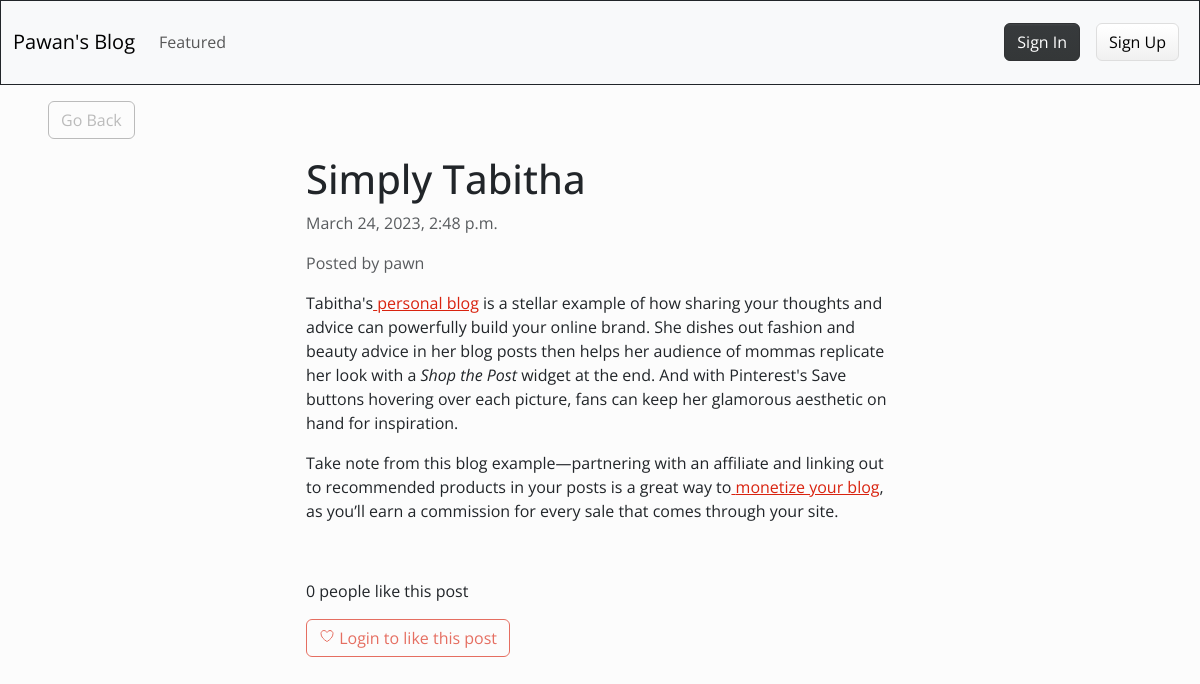
Page /2/ on the committed database.
### blog1/models.py (models this page shows)
class Article(models.Model):
	title = models.CharField(max_length=255)
	content = HTMLField()
	date = models.DateTimeField(auto_now_add=True)
	author = models.ForeignKey(User,on_delete=models.CASCADE)  #CASCADE means when we delete the user all other relationship will be deleted
	featured = models.BooleanField(default=False)
	likes = models.ManyToManyField(User, related_name='likes',blank=True)

### blog1/views.py (the view)
# urls.py: path('<int:pk>/', DetailArticleView.as_view(), name='detail_article'),
class DetailArticleView(DetailView):
	model = Article
	template_name = 'blog1/blog_post.html'
	def get_context_data(self,*args,**kwargs):
		context = super(DetailArticleView,self).get_context_data(*args,**kwargs)
		context['liked_by_user'] = False
		article=Article.objects.get(id=self.kwargs.get('pk'))
		if article.likes.filter(pk=self.request.user.id).exists():
			context['liked_by_user']=True
		return context

### blog1/templates/blog1/blog_post.html (shortened to what this page needs)
{% extends 'blog1/base.html' %}
{% block content %}
<div class="row">
	<div class="col-md-4 col-12 mx-md-5 mx-2 mt-md-3 my-3">
		<a class="btn btn-outline-secondary" href="{% url 'index' %}">Go Back</a>
	</div>
</div>
<div class="row">
	<div class="col-md-6 col-11 mx-md-auto mb-3 pb-2 mx-3">
		<h1>{{ object.title }}</h1>
		<p class="text-muted">{{ object.date }}</p>
		<p class="text-muted">Posted by {{ object.author.username }}</p>
		<div>
			{{ object.content|safe }}
		</div>
	</div>
</div>
<div class="row my-3">
	<div class="col-md-6 col-12 mx-md-auto mx-3">
		{% if object.likes.count == 1 %}
			<p>{{ object.likes.count }} person likes this post</p>
		{% else %}
			<p>{{ object.likes.count }} people like this post</p>
		{% endif %}
		{% if request.user.is_authenticated %}
			{% if liked_by_user %}
				<form method="POST" action="{% url 'like_article' object.id %}">
					{% csrf_token %}
					<button class="btn btn-outline-primary"><ion-icon name="heart-dislike-outline"></ion-icon> Unlike this post</button>
				</form>
			{% else %}
				<form method="POST" action="{% url 'like_article' object.id %}">
					{% csrf_token %}
					<button class="btn btn-outline-primary"><ion-icon name="heart-outline"></ion-icon> Like this post</button>
				</form>
			{% endif %}
		{% else %}
			<button class="btn btn-outline-primary" disabled><ion-icon name="heart-outline"></ion-icon> Login to like this post</button>
		{% endif %}
	</div>
</div>
{% endblock content %}

### rows in the picture
Article: title "Simply Tabitha", date "March 24, 2023, 2:48 p.m.", author.username "pawn", content "Tabitha's personal blog is a stellar example of how sharing your thoughts and advice can powerfully build your online brand. She dishes out fashion and beauty advice in her blog posts then helps her audience of mommas replicate her look with a Shop the Post widget at the end. And with Pinterest's Save buttons hovering over each picture, fans can keep her glamorous aesthetic on hand for inspiration. Take note from this blog example—partnering with an affiliate and linking out to recommended products in your posts is a great way to monetize your blog , as you’ll earn a commission for every sale that comes through your site.", likes.count "0"
